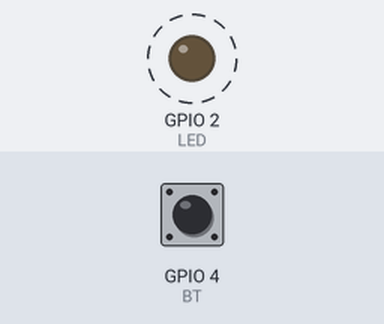
Bench run of a program on a simulated ESP32. On the bench: output pins drawn as LEDs (lit = HIGH). Dashed ring = blinking. The inputs (shaded band) are chosen by the test bench; at power-on: GPIO 4 (BT) HIGH. What the program prints to the serial monitor is not drawn.

Above: at 1.2 s.
1.3 s: GPIO 4 (BT) pulled LOW for 0.15 s
Timing chart, 0 to 10.4 s (numbered marks = the images above; inputs shaded):
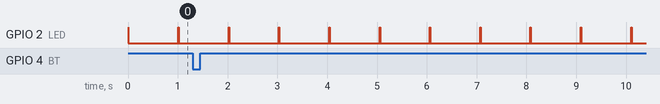

The program:

main.cpp
```cpp
/***********************************************************
*  Exemplo para demosntrar o uso de semafaro contador dentro
* de uma ISR
*  Por Flavio Sanches
*  Data 01/2026
***********************************************************/
#include <Arduino.h>
#include <freertos/FreeRTOS.h>
#include <freertos/task.h>
#include <freertos/queue.h>
#include <freertos/semphr.h>

#define LED 2
#define BT 4


SemaphoreHandle_t semafarocontador;

TaskHandle_t xTaskTrataBTHandle;

void vTaskTrataBT( void * pvParameters );

void ISR_Callback(){
  BaseType_t xHighPriorityTaskWoken = pdTRUE;
  xSemaphoreGiveFromISR( semafarocontador, &xHighPriorityTaskWoken );
  if( xHighPriorityTaskWoken  == pdTRUE ){
    portYIELD_FROM_ISR();
  }
}

void setup() {
  Serial.begin(9600);
  pinMode(LED, OUTPUT);
  pinMode(BT, INPUT_PULLUP);
  attachInterrupt(digitalPinToInterrupt(BT),ISR_Callback, FALLING);

  semafarocontador = xSemaphoreCreateCounting(255,0);
  xTaskCreate(vTaskTrataBT, "Task BT", configMINIMAL_STACK_SIZE + 1024, NULL, 3, &xTaskTrataBTHandle);
}

void loop() {
  digitalWrite(LED, HIGH);
  vTaskDelay(pdMS_TO_TICKS(10));
  digitalWrite(LED, LOW);
  vTaskDelay(pdMS_TO_TICKS(1000));
}

void vTaskTrataBT( void * pvParameters ) {
  UBaseType_t x;

  while(1){
    xSemaphoreTake( semafarocontador, portMAX_DELAY );
    Serial.print("Tratando a ISR do BT: ");

    x = uxSemaphoreGetCount( semafarocontador );

    Serial.println(x);
    delay(1000);

  }
}
```

Measured:
- by itself, GPIO 2 (LED): alternates HIGH for 0.01 s and LOW for 1.0 s
